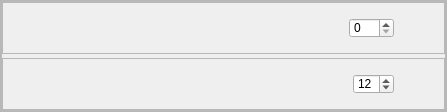
           <widget class="QFrame" name="frame_3">
            <property name="styleSheet">
             <string notr="true">QFrame { margin-top: 0px; }</string>
            </property>
            <property name="sizePolicy">
             <sizepolicy hsizetype="Preferred" vsizetype="Preferred">
              <horstretch>0</horstretch>
              <verstretch>0</verstretch>
             </sizepolicy>
            </property>
            <property name="frameShape">
             <enum>QFrame::StyledPanel</enum>
            </property>
            <property name="frameShadow">
             <enum>QFrame::Raised</enum>
            </property>
            <layout class="QHBoxLayout" name="horizontalLayout_8">
             <property name="spacing">
              <number>6</number>
             </property>
             <property name="leftMargin">
              <number>0</number>
             </property>
             <property name="topMargin">
              <number>0</number>
             </property>
             <property name="rightMargin">
              <number>0</number>
             </property>
             <property name="bottomMargin">
              <number>0</number>
             </property>
             <item>
              <widget class="QFrame" name="frametools">
               <property name="sizePolicy">
                <sizepolicy hsizetype="Preferred" vsizetype="Preferred">
                 <horstretch>0</horstretch>
                 <verstretch>0</verstretch>
                </sizepolicy>
               </property>
               <property name="frameShape">
                <enum>QFrame::StyledPanel</enum>
               </property>
               <property name="frameShadow">
                <enum>QFrame::Raised</enum>
               </property>
               <layout class="QVBoxLayout" name="verticalLayout_22">
                <property name="spacing">
                 <number>4</number>
                </property>
                <property name="leftMargin">
                 <number>0</number>
                </property>
                <property name="topMargin">
                 <number>0</number>
                </property>
                <property name="rightMargin">
                 <number>0</number>
                </property>
                <property name="bottomMargin">
                 <number>0</number>
                </property>
                <item>
                 <widget class="QFrame" name="frame_48">
                  <property name="sizePolicy">
                   <sizepolicy hsizetype="Preferred" vsizetype="Preferred">
                    <horstretch>0</horstretch>
                    <verstretch>0</verstretch>
                   </sizepolicy>
                  </property>
                  <property name="frameShape">
                   <enum>QFrame::StyledPanel</enum>
                  </property>
                  <property name="frameShadow">
                   <enum>QFrame::Raised</enum>
                  </property>
                  <layout class="QHBoxLayout" name="horizontalLayout_44">
                   <property name="spacing">
                    <number>0</number>
                   </property>
                   <property name="leftMargin">
                    <number>0</number>
                   </property>
                   <property name="topMargin">
                    <number>0</number>
                   </property>
                   <property name="rightMargin">
                    <number>0</number>
                   </property>
                   <property name="bottomMargin">
                    <number>0</number>
                   </property>
                   <item>
                    <widget class="QPushButton" name="undoBtn">
                     <property name="minimumSize">
                      <size>
                       <width>25</width>
                       <height>25</height>
                      </size>
                     </property>
                     <property name="maximumSize">
                      <size>
                       <width>50</width>
                       <height>50</height>
                      </size>
                     </property>
                     <property name="toolTip">
                      <string>&lt;html&gt;&lt;head/&gt;&lt;body&gt;&lt;p&gt;&lt;span style=&quot; font-weight:600;&quot;&gt;Undo&lt;/span&gt;&lt;/p&gt;&lt;/body&gt;&lt;/html&gt;</string>
                     </property>
                     <property name="styleSheet">
                      <string notr="true">QPushButton {
    qproperty-icon: url(&quot; &quot;); /* empty image */
    qproperty-iconSize: 16px 16px; /* space for the background image */
    image: url(:/resources/undo_00001.png);
    width: 50px;
    height: 50px;
    background-repeat: no-repeat;
	border: 0px solid #5A5A5A;
}
QPushButton:hover{
    image: url(:/resources/undo_00002.png);
    background-repeat: no-repeat;
	background-color: rgb(25, 25, 25)
}
QPushButton:pressed{
    image: url(:/resources/undo_00003.png);
    background-repeat: no-repeat;
}
</string>
                     </property>
                     <property name="text">
                      <string/>
                     </property>
                    </widget>
                   </item>
                   <item>
                    <widget class="QPushButton" name="redoBtn">
                     <property name="minimumSize">
                      <size>
                       <width>25</width>
                       <height>25</height>
                      </size>
                     </property>
                     <property name="maximumSize">
                      <size>
                       <width>50</width>
                       <height>50</height>
                      </size>
                     </property>
                     <property name="toolTip">
                      <string>&lt;html&gt;&lt;head/&gt;&lt;body&gt;&lt;p&gt;&lt;span style=&quot; font-weight:600;&quot;&gt;Redo &lt;/span&gt;&lt;/p&gt;&lt;/body&gt;&lt;/html&gt;</string>
                     </property>
                     <property name="styleSheet">
                      <string notr="true">QPushButton {
    qproperty-icon: url(&quot; &quot;); /* empty image */
    qproperty-iconSize: 16px 16px; /* space for the background image */
    image: url(:/resources/redo_00001.png);
    width: 50px;
    height: 50px;
    background-repeat: no-repeat;
	border: 0px solid #5A5A5A;
}
QPushButton:hover{
    image: url(:/resources/redo_00002.png);
    background-repeat: no-repeat;
	background-color: rgb(25, 25, 25)
}
QPushButton:pressed{
    image: url(:/resources/redo_00003.png);
    background-repeat: no-repeat;
}
</string>
                     </property>
                     <property name="text">
                      <string/>
                     </property>
                    </widget>
                   </item>
                   <item>
                    <widget class="QPushButton" name="zoomInBtn">
                     <property name="minimumSize">
                      <size>
                       <width>25</width>
                       <height>25</height>
                      </size>
                     </property>
                     <property name="maximumSize">
                      <size>
                       <width>50</width>
                       <height>50</height>
                      </size>
                     </property>
                     <property name="toolTip">
                      <string>&lt;html&gt;&lt;head/&gt;&lt;body&gt;&lt;p&gt;&lt;span style=&quot; font-weight:600;&quot;&gt;Zoom View&lt;/span&gt;&lt;/p&gt;&lt;p&gt;Click and drag right/up to zoom in, left/down to zoom out; hold Shift for 10% steps. Only the display changes: the frame and the render are unchanged.&lt;/p&gt;&lt;/body&gt;&lt;/html&gt;</string>
                     </property>
                     <property name="styleSheet">
                      <string notr="true">QPushButton {
    qproperty-icon: url(&quot; &quot;); /* empty image */
    qproperty-iconSize: 16px 16px; /* space for the background image */
    image: url(:/resources/scalescene_00001.png);
    width: 50px;
    height: 50px;
    background-repeat: no-repeat;
	border: 0px solid #5A5A5A;
}
QPushButton:hover{
    image: url(:/resources/scalescene_00002.png);
    background-repeat: no-repeat;
	background-color: rgb(25, 25, 25)
}
QPushButton:pressed{
    image: url(:/resources/scalescene_00003.png);
    background-repeat: no-repeat;
}
</string>
                     </property>
                     <property name="text">
                      <string/>
                     </property>
                    </widget>
                   </item>
                   <item>
                    <widget class="QPushButton" name="rotateViewBtn">
                     <property name="minimumSize">
                      <size>
                       <width>25</width>
                       <height>25</height>
                      </size>
                     </property>
                     <property name="maximumSize">
                      <size>
                       <width>50</width>
                       <height>50</height>
                      </size>
                     </property>
                     <property name="toolTip">
                      <string>&lt;html&gt;&lt;head/&gt;&lt;body&gt;&lt;p&gt;&lt;span style=&quot; font-weight:600;&quot;&gt;Rotate View&lt;/span&gt;&lt;/p&gt;&lt;p&gt;Click and drag to rotate the view, hold Shift to snap to 15° steps. Only the display turns: the frame and the render are unchanged.&lt;/p&gt;&lt;/body&gt;&lt;/html&gt;</string>
                     </property>
                     <property name="styleSheet">
                      <string notr="true">QPushButton {
    qproperty-icon: url(&quot; &quot;); /* empty image */
    qproperty-iconSize: 16px 16px; /* space for the background image */
    image: url(:/resources/scenerotate_00001.png);
    width: 50px;
    height: 50px;
    background-repeat: no-repeat;
	border: 0px solid #5A5A5A;
}
QPushButton:hover{
    image: url(:/resources/scenerotate_00002.png);
    background-repeat: no-repeat;
	background-color: rgb(25, 25, 25)
}
QPushButton:pressed{
    image: url(:/resources/scenerotate_00003.png);
    background-repeat: no-repeat;
}
</string>
                     </property>
                     <property name="text">
                      <string/>
                     </property>
                    </widget>
                   </item>
                   <item>
                    <widget class="QPushButton" name="panViewBtn">
                     <property name="minimumSize">
                      <size>
                       <width>25</width>
                       <height>25</height>
                      </size>
                     </property>
                     <property name="maximumSize">
                      <size>
                       <width>50</width>
                       <height>50</height>
                      </size>
                     </property>
                     <property name="toolTip">
                      <string>&lt;html&gt;&lt;head/&gt;&lt;body&gt;&lt;p&gt;&lt;span style=&quot; font-weight:600;&quot;&gt;Pan View&lt;/span&gt;&lt;/p&gt;&lt;p&gt;Click and drag to move the view. Only the display moves: the frame and the render are unchanged.&lt;/p&gt;&lt;/body&gt;&lt;/html&gt;</string>
                     </property>
                     <property name="styleSheet">
                      <string notr="true">QPushButton {
    qproperty-icon: url(&quot; &quot;); /* empty image */
    qproperty-iconSize: 16px 16px; /* space for the background image */
    image: url(:/resources/movescene_00001.png);
    width: 50px;
    height: 50px;
    background-repeat: no-repeat;
	border: 0px solid #5A5A5A;
}
QPushButton:hover{
    image: url(:/resources/movescene_00002.png);
    background-repeat: no-repeat;
	background-color: rgb(25, 25, 25)
}
QPushButton:pressed{
    image: url(:/resources/movescene_00003.png);
    background-repeat: no-repeat;
}
</string>
                     </property>
                     <property name="text">
                      <string/>
                     </property>
                    </widget>
                   </item>
                   <item>
                    <widget class="QPushButton" name="resetZoomBtn">
                     <property name="minimumSize">
                      <size>
                       <width>25</width>
                       <height>25</height>
                      </size>
                     </property>
                     <property name="maximumSize">
                      <size>
                       <width>50</width>
                       <height>50</height>
                      </size>
                     </property>
                     <property name="toolTip">
                      <string>&lt;html&gt;&lt;head/&gt;&lt;body&gt;&lt;p&gt;&lt;span style=&quot; font-weight:600;&quot;&gt;Reset View&lt;/span&gt;&lt;/p&gt;&lt;p&gt;Resets zoom, rotation and pan.&lt;/p&gt;&lt;/body&gt;&lt;/html&gt;</string>
                     </property>
                     <property name="styleSheet">
                      <string notr="true">QPushButton {
    qproperty-icon: url(&quot; &quot;); /* empty image */
    qproperty-iconSize: 16px 16px; /* space for the background image */
    image: url(:/resources/scenereset_00001.png);
    width: 50px;
    height: 50px;
    background-repeat: no-repeat;
	border: 0px solid #5A5A5A;
}
QPushButton:hover{
    image: url(:/resources/scenereset_00002.png);
    background-repeat: no-repeat;
	background-color: rgb(25, 25, 25)
}
QPushButton:pressed{
    image: url(:/resources/scenereset_00003.png);
    background-repeat: no-repeat;
}
</string>
                     </property>
                     <property name="text">
                      <string/>
                     </property>
                    </widget>
                   </item>
                   <item>
                    <widget class="QLabel" name="label">
                     <property name="minimumSize">
                      <size>
                       <width>25</width>
                       <height>25</height>
                      </size>
                     </property>
                     <property name="maximumSize">
                      <size>
                       <width>50</width>
                       <height>50</height>
                      </size>
                     </property>
                     <property name="toolTip">
                      <string>&lt;html&gt;&lt;head/&gt;&lt;body&gt;&lt;p&gt;&lt;span style=&quot; font-weight:600;&quot;&gt;Onion Skins:&lt;/span&gt;&lt;/p&gt;&lt;p&gt;&lt;br/&gt;&lt;/p&gt;&lt;p&gt;Sets the amount of previous frames to be displayed underneath the current one, onion skins aren't visible in the final render.&lt;/p&gt;&lt;/body&gt;&lt;/html&gt;</string>
                     </property>
                     <property name="styleSheet">
                      <string notr="true">QLabel {
    image: url(:/resources/onion_00001.png);
    background-repeat: no-repeat;
	border: 0px solid #5A5A5A;
}

</string>
                     </property>
                     <property name="text">
                      <string/>
                     </property>
                     <property name="wordWrap">
                      <bool>true</bool>
                     </property>
                    </widget>
                   </item>
                   <item>
                    <widget class="QSpinBox" name="onionSkinSpinBox">
                     <property name="minimumSize">
                      <size>
                       <width>20</width>
                       <height>20</height>
                      </size>
                     </property>
                     <property name="maximumSize">
                      <size>
                       <width>50</width>
                       <height>20</height>
                      </size>
                     </property>
                    </widget>
                   </item>
                   <item>
                    <widget class="QPushButton" name="cpyFrame">
                     <property name="minimumSize">
                      <size>
                       <width>25</width>
                       <height>25</height>
                      </size>
                     </property>
                     <property name="maximumSize">
                      <size>
                       <width>50</width>
                       <height>50</height>
                      </size>
                     </property>
                     <property name="styleSheet">
                      <string notr="true">QPushButton {
    qproperty-icon: url(&quot; &quot;); /* empty image */
    qproperty-iconSize: 16px 16px; /* space for the background image */
    image: url(:/resources/cpyframe_00001.png);
    width: 50px;
    height: 50px;
    background-repeat: no-repeat;
	border: 0px solid #5A5A5A;
}
QPushButton:hover{
    image: url(:/resources/cpyframe_00002.png);
    background-repeat: no-repeat;
	background-color: rgb(25, 25, 25)
}
QPushButton:pressed{
    image: url(:/resources/cpyframe_00003.png);
    background-repeat: no-repeat;
}
</string>
                     </property>
                     <property name="text">
                      <string/>
                     </property>
                    </widget>
                   </item>
                  </layout>
                 </widget>
                </item>
                <item>
                 <widget class="QFrame" name="frame_40">
                  <property name="sizePolicy">
                   <sizepolicy hsizetype="Preferred" vsizetype="Preferred">
                    <horstretch>0</horstretch>
                    <verstretch>0</verstretch>
                   </sizepolicy>
                  </property>
                  <property name="frameShape">
                   <enum>QFrame::StyledPanel</enum>
                  </property>
                  <property name="frameShadow">
                   <enum>QFrame::Raised</enum>
                  </property>
                  <layout class="QHBoxLayout" name="horizontalLayout_46">
                   <property name="spacing">
                    <number>0</number>
                   </property>
                   <property name="sizeConstraint">
                    <enum>QLayout::SetMinimumSize</enum>
                   </property>
                   <property name="leftMargin">
                    <number>0</number>
                   </property>
                   <property name="topMargin">
                    <number>0</number>
                   </property>
                   <property name="rightMargin">
                    <number>0</number>
                   </property>
                   <property name="bottomMargin">
                    <number>0</number>
                   </property>
                   <item>
                    <widget class="QPushButton" name="cursor">
                     <property name="sizePolicy">
                      <sizepolicy hsizetype="Fixed" vsizetype="Fixed">
                       <horstretch>0</horstretch>
                       <verstretch>0</verstretch>
                      </sizepolicy>
                     </property>
                     <property name="minimumSize">
                      <size>
                       <width>25</width>
                       <height>25</height>
                      </size>
                     </property>
                     <property name="maximumSize">
                      <size>
                       <width>50</width>
                       <height>50</height>
                      </size>
                     </property>
                     <property name="toolTip">
                      <string>&lt;html&gt;&lt;head/&gt;&lt;body&gt;&lt;p&gt;Select &amp;amp; Move tool&lt;/p&gt;&lt;/body&gt;&lt;/html&gt;</string>
                     </property>
                     <property name="autoFillBackground">
                      <bool>false</bool>
                     </property>
                     <property name="styleSheet">
                      <string notr="true">QPushButton {
    qproperty-icon: url(&quot; &quot;); /* empty image */
    qproperty-iconSize: 16px 16px; /* space for the background image */
    image: url(:/resources/freccia_00001.png);
    width: 50px;
    height: 50px;
    background-repeat: no-repeat;
	border: 0px solid #5A5A5A;
}
QPushButton:hover{
    image: url(:/resources/freccia_00002.png);
    background-repeat: no-repeat;
	background-color: rgb(25, 25, 25)
}
QPushButton:pressed{
    image: url(:/resources/freccia_00003.png);
    background-repeat: no-repeat;
}
</string>
                     </property>
                     <property name="text">
                      <string/>
                     </property>
                     <property name="iconSize">
                      <size>
                       <width>16</width>
                       <height>16</height>
                      </size>
                     </property>
                     <property name="default">
                      <bool>false</bool>
                     </property>
                     <property name="flat">
                      <bool>false</bool>
                     </property>
                    </widget>
                   </item>
                   <item>
                    <widget class="QPushButton" name="clampToolBtn">
                     <property name="sizePolicy">
                      <sizepolicy hsizetype="Minimum" vsizetype="Minimum">
                       <horstretch>0</horstretch>
                       <verstretch>0</verstretch>
                      </sizepolicy>
                     </property>
                     <property name="minimumSize">
                      <size>
                       <width>25</width>
                       <height>25</height>
                      </size>
                     </property>
                     <property name="maximumSize">
                      <size>
                       <width>50</width>
                       <height>50</height>
                      </size>
                     </property>
                     <property name="styleSheet">
                      <string notr="true">QPushButton {
    qproperty-icon: url(&quot; &quot;); /* empty image */
    qproperty-iconSize: 16px 16px; /* space for the background image */
    image: url(:/resources/clamp_00001.png);
    width: 50px;
    height: 50px;
    background-repeat: no-repeat;
	border: 0px solid #5A5A5A;
}
QPushButton:hover{
    image: url(:/resources/clamp_00002.png);
    background-repeat: no-repeat;
	background-color: rgb(25, 25, 25)
}
QPushButton:pressed{
    image: url(:/resources/clamp_00003.png);
    background-repeat: no-repeat;
}
</string>
                     </property>
                     <property name="text">
                      <string/>
                     </property>
                    </widget>
                   </item>
                   <item>
                    <widget class="QPushButton" name="deleteFrameBtn">
                     <property name="minimumSize">
                      <size>
                       <width>25</width>
                       <height>25</height>
                      </size>
                     </property>
                     <property name="maximumSize">
                      <size>
                       <width>50</width>
                       <height>50</height>
                      </size>
                     </property>
                     <property name="styleSheet">
                      <string notr="true">QPushButton {
    qproperty-icon: url(&quot; &quot;); /* empty image */
    qproperty-iconSize: 16px 16px; /* space for the background image */
    image: url(:/resources/removeframe_00001.png);
    width: 50px;
    height: 50px;
    background-repeat: no-repeat;
	border: 0px solid #5A5A5A;
}
QPushButton:hover{
    image: url(:/resources/removeframe_00002.png);
    background-repeat: no-repeat;
	background-color: rgb(25, 25, 25)
}
QPushButton:pressed{
    image: url(:/resources/removeframe_00003.png);
    background-repeat: no-repeat;
}
</string>
                     </property>
                     <property name="text">
                      <string/>
                     </property>
                    </widget>
                   </item>
                   <item>
                    <widget class="QPushButton" name="addFrameBtn">
                     <property name="minimumSize">
                      <size>
                       <width>25</width>
                       <height>25</height>
                      </size>
                     </property>
                     <property name="maximumSize">
                      <size>
                       <width>50</width>
                       <height>50</height>
                      </size>
                     </property>
                     <property name="styleSheet">
                      <string notr="true">QPushButton {
    qproperty-icon: url(&quot; &quot;); /* empty image */
    qproperty-iconSize: 16px 16px; /* space for the background image */
    image: url(:/resources/blank_00001.png);
    width: 50px;
    height: 50px;
    background-repeat: no-repeat;
	border: 0px solid #5A5A5A;
}
QPushButton:hover{
    image: url(:/resources/blank_00002.png);
    background-repeat: no-repeat;
	background-color: rgb(25, 25, 25)
}
QPushButton:pressed{
    image: url(:/resources/blank_00003.png);
    background-repeat: no-repeat;
}
</string>
                     </property>
                     <property name="text">
                      <string/>
                     </property>
                    </widget>
                   </item>
                   <item>
                    <widget class="QPushButton" name="copyFrame">
                     <property name="minimumSize">
                      <size>
                       <width>25</width>
                       <height>25</height>
                      </size>
                     </property>
                     <property name="maximumSize">
                      <size>
                       <width>50</width>
                       <height>50</height>
                      </size>
                     </property>
                     <property name="styleSheet">
                      <string notr="true">QPushButton {
    qproperty-icon: url(&quot; &quot;); /* empty image */
    qproperty-iconSize: 16px 16px; /* space for the background image */
    image: url(:/resources/duplicate_00001.png);
    width: 50px;
    height: 50px;
    background-repeat: no-repeat;
	border: 0px solid #5A5A5A;
}
QPushButton:hover{
    image: url(:/resources/duplicate_00002.png);
    background-repeat: no-repeat;
	background-color: rgb(25, 25, 25)
}
QPushButton:pressed{
    image: url(:/resources/duplicate_00003.png);
    background-repeat: no-repeat;
}
</string>
                     </property>
                     <property name="text">
                      <string/>
                     </property>
                    </widget>
                   </item>
                   <item>
                    <widget class="QPushButton" name="generateInbetweenBtn">
                     <property name="minimumSize">
                      <size>
                       <width>25</width>
                       <height>25</height>
                      </size>
                     </property>
                     <property name="maximumSize">
                      <size>
                       <width>50</width>
                       <height>50</height>
                      </size>
                     </property>
                     <property name="toolTip">
                      <string>&lt;html&gt;&lt;head/&gt;&lt;body&gt;&lt;p&gt;&lt;span style=&quot; font-weight:600;&quot;&gt;Generate Inbetween Frames&lt;/span&gt;&lt;/p&gt;&lt;p&gt;&lt;span style=&quot; font-style:italic;&quot;&gt;Note&lt;/span&gt;&lt;span style=&quot; font-weight:600;&quot;&gt;: &lt;/span&gt;&lt;span style=&quot; font-weight:600; text-decoration: underline;&quot;&gt;start&lt;/span&gt;&lt;span style=&quot; font-weight:600;&quot;&gt; and &lt;/span&gt;&lt;span style=&quot; font-weight:600; text-decoration: underline;&quot;&gt;end&lt;/span&gt;&lt;span style=&quot; font-weight:600;&quot;&gt; frame must contain the &lt;/span&gt;&lt;span style=&quot; font-weight:600; text-decoration: underline;&quot;&gt;same&lt;/span&gt;&lt;span style=&quot; font-weight:600;&quot;&gt; stickfigures&lt;/span&gt;&lt;/p&gt;&lt;/body&gt;&lt;/html&gt;</string>
                     </property>
                     <property name="styleSheet">
                      <string notr="true">QPushButton {
    qproperty-icon: url(&quot; &quot;); /* empty image */
    qproperty-iconSize: 16px 16px; /* space for the background image */
    image: url(:/resources/interpolate_00001.png);
    width: 50px;
    height: 50px;
    background-repeat: no-repeat;
	border: 0px solid #5A5A5A;
}
QPushButton:hover{
    image: url(:/resources/interpolate_00002.png);
    background-repeat: no-repeat;
	background-color: rgb(25, 25, 25)
}
QPushButton:pressed{
    image: url(:/resources/interpolate_00003.png);
    background-repeat: no-repeat;
}
</string>
                     </property>
                     <property name="text">
                      <string/>
                     </property>
                    </widget>
                   </item>
                   <item>
                    <widget class="QPushButton" name="PlayButton">
                     <property name="minimumSize">
                      <size>
                       <width>25</width>
                       <height>25</height>
                      </size>
                     </property>
                     <property name="maximumSize">
                      <size>
                       <width>50</width>
                       <height>50</height>
                      </size>
                     </property>
                     <property name="toolTip">
                      <string>&lt;html&gt;&lt;head/&gt;&lt;body&gt;&lt;p&gt;&lt;span style=&quot; font-weight:600;&quot;&gt;Play Preview&lt;/span&gt;&lt;/p&gt;&lt;/body&gt;&lt;/html&gt;</string>
                     </property>
                     <property name="styleSheet">
                      <string notr="true">QPushButton {
    qproperty-icon: url(&quot; &quot;); /* empty image */
    qproperty-iconSize: 16px 16px; /* space for the background image */
    image: url(:/resources/play_00001.png);
    width: 50px;
    height: 50px;
    background-repeat: no-repeat;
	border: 0px solid #5A5A5A;
}
QPushButton:hover{
    image: url(:/resources/play_00002.png);
    background-repeat: no-repeat;
	background-color: rgb(25, 25, 25)
}
QPushButton:pressed{
    image: url(:/resources/play_00003.png);
    background-repeat: no-repeat;
}
</string>
                     </property>
                     <property name="text">
                      <string/>
                     </property>
                    </widget>
                   </item>
                   <item>
                    <widget class="QSpinBox" name="fpsSpinBox">
                     <property name="minimumSize">
                      <size>
                       <width>20</width>
                       <height>20</height>
                      </size>
                     </property>
                     <property name="maximumSize">
                      <size>
                       <width>50</width>
                       <height>20</height>
                      </size>
                     </property>
                     <property name="minimum">
                      <number>1</number>
                     </property>
                     <property name="maximum">
                      <number>30</number>
                     </property>
                     <property name="value">
                      <number>12</number>
                     </property>
                    </widget>
                   </item>
                   <item>
                    <widget class="QPushButton" name="pasteFrame">
                     <property name="minimumSize">
                      <size>
                       <width>25</width>
                       <height>25</height>
                      </size>
                     </property>
                     <property name="maximumSize">
                      <size>
                       <width>50</width>
                       <height>50</height>
                      </size>
                     </property>
                     <property name="styleSheet">
                      <string notr="true">QPushButton {
    qproperty-icon: url(&quot; &quot;); /* empty image */
    qproperty-iconSize: 16px 16px; /* space for the background image */
    image: url(:/resources/pasteFrame_00001.png);
    width: 50px;
    height: 50px;
    background-repeat: no-repeat;
	border: 0px solid #5A5A5A;
}
QPushButton:hover{
    image: url(:/resources/pasteFrame_00002.png);
    background-repeat: no-repeat;
	background-color: rgb(25, 25, 25)
}
QPushButton:pressed{
    image: url(:/resources/pasteFrame_00003.png);
    background-repeat: no-repeat;
}
</string>
                     </property>
                     <property name="text">
                      <string/>
                     </property>
                    </widget>
                   </item>
                  </layout>
                 </widget>
                </item>
               </layout>
              </widget>
             </item>
            </layout>
           </widget>
